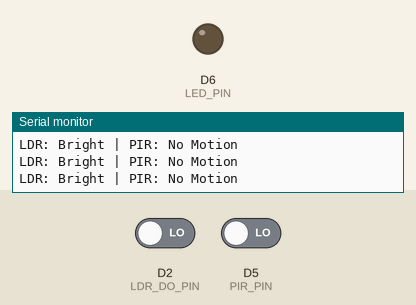
Simulated run of this sketch. Board: ESP8266 (NodeMCU). On the bench: output pins drawn as LEDs (lit = HIGH), the last lines printed to the serial monitor. The inputs (shaded band) are chosen by the test bench; at power-on: D2 (LDR_DO_PIN) LOW, D5 (PIR_PIN) LOW.

Above: at 1.2 s.
1.3 s: D2 (LDR_DO_PIN) driven HIGH
3.3 s: D5 (PIR_PIN) driven HIGH
At 4.6 s:
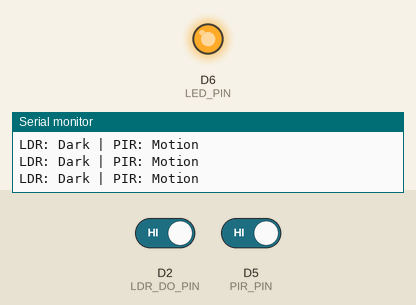
4.9 s: D5 (PIR_PIN) driven LOW
At 5.9 s:
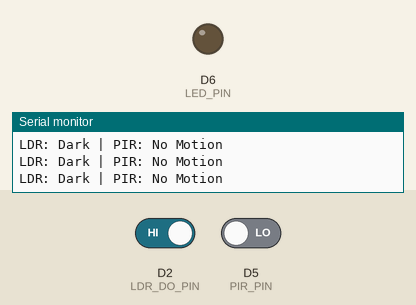
6.5 s: D2 (LDR_DO_PIN) driven LOW and D5 (PIR_PIN) driven HIGH
Timing chart, 0 to 9.5 s (numbered marks = the images above; inputs shaded):
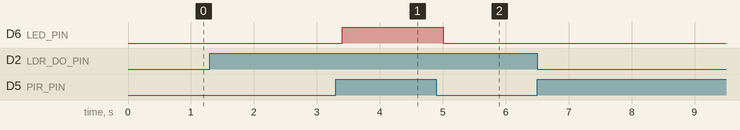

The sketch:

Energy_optimization.ino
```cpp
// Pin definitions
#define PIR_PIN D5         // PIR sensor OUT pin
#define LDR_DO_PIN D2      // LDR Module DO pin
#define LED_PIN D6         // LED streetlight pin

void setup() {
  pinMode(PIR_PIN, INPUT);
  pinMode(LDR_DO_PIN, INPUT);
  pinMode(LED_PIN, OUTPUT);

  Serial.begin(9600);
}

void loop() {
  int ldrState = digitalRead(LDR_DO_PIN);  // 1 = dark, 0 = bright
  int pirState = digitalRead(PIR_PIN);     // 1 = motion, 0 = no motion

  Serial.print("LDR: ");
  Serial.print(ldrState == 1 ? "Dark" : "Bright");
  Serial.print(" | PIR: ");
  Serial.println(pirState == 1 ? "Motion" : "No Motion");

  if (ldrState == 1 && pirState == 1) {
    digitalWrite(LED_PIN, HIGH);
  } else {
    digitalWrite(LED_PIN, LOW);
  }

  delay(200);
}
```

Measured:
- after the input at 3.3 s, D6 (LED_PIN): LOW → HIGH after 0.10 s
- after the input at 4.9 s, D6 (LED_PIN): HIGH → LOW after 0.11 s
